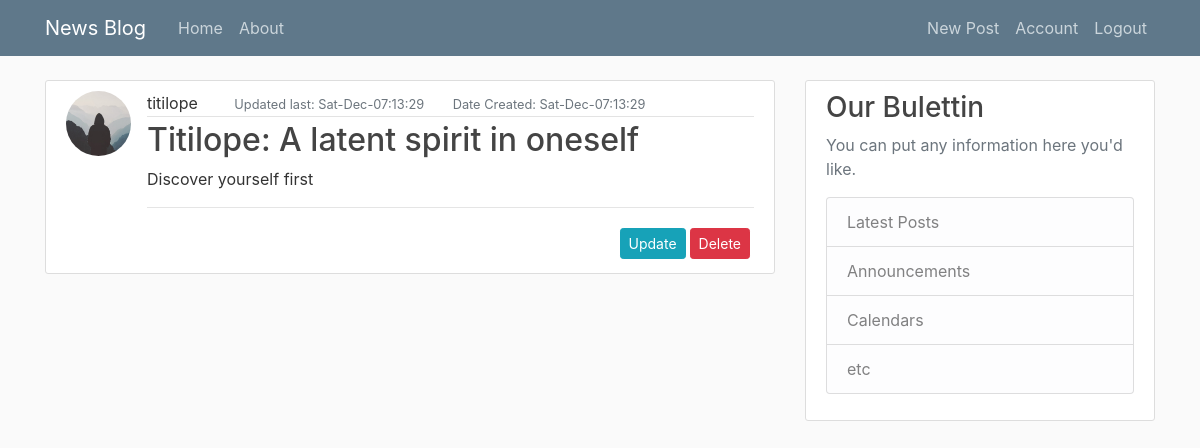
The app's page /post/10 (signed in), older data.
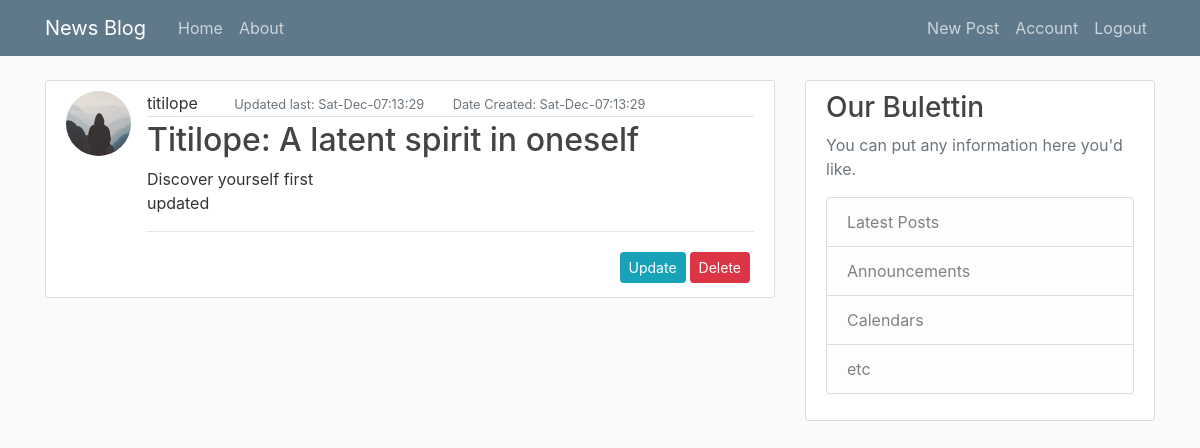
The same page, newer data.
### newspost/model.py (models this page shows, shortened)
class Post(db.Model):
    id = db.Column(db.Integer, primary_key=True, nullable=False)
    title = db.Column(db.String(60),unique=True, nullable=False)
    content = db.Column(db.Text(420), nullable=False, unique=True)
    date_posted = db.Column(db.DateTime, nullable=False, default=datetime.utcnow)
    date_updated = db.Column(db.DateTime, nullable=False, default=datetime.utcnow)
    user_id = db.Column(db.Integer, db.ForeignKey('user.id'), nullable=False)

### newspost/routes.py (the view)
@app.route('/post/<int:post_id>', methods=['GET','POST'])
@login_required
def post(post_id):
    post = Post.query.get_or_404(post_id)
    return render_template('post.html', post = post)

### newspost/model.py (called while the page is built)
@login_manager.user_loader
def load_user(user_id):
    return User.query.get(int(user_id))

### newspost/Templates/post.html (shortened to what this page needs)
{% extends 'base.html' %}
    {% block content %}
        <article class="media content-section">
          <img class="rounded-circle article-img" src="{{ url_for('static', filename='img/' + post.author.image_file) }}">
          <div class="media-body">
            <div class="article-metadata">
              <span class="mr-2" href="#">{{ post.author.username }}</span>
              <small class="text-muted ml-4 ">Updated last: {{ post.date_posted.strftime('%a-%b-%X') }}</small>
              <small class="text-muted ml-4">Date Created: {{ post.date_updated.strftime('%a-%b-%X') }} </small>
            </div>
            <h2><a class="article-title" href="#">{{ post.title }}</a></h2>
            <p class="article-content">{{ post.content }}</p>
            <hr>
            {% if post.author == current_user %}
            <div class="flx">
            <a class="btn btn-info btn-sm mt-1 mb-1" href="{{url_for('update_post', post_id=post.id)}}">Update</a>
            <button type="button" class="btn btn-danger btn-sm m-1" data-toggle="modal" data-target="#deleteModal">Delete</button>
          </div>
            {% endif %}
        </article>
    {% endblock content %}

Row changes from the older to the newer data that the page shows:
changed Post "Titilope: A latent spirit in oneself": content "Discover yourself first" → "Discover yourself first updated"
